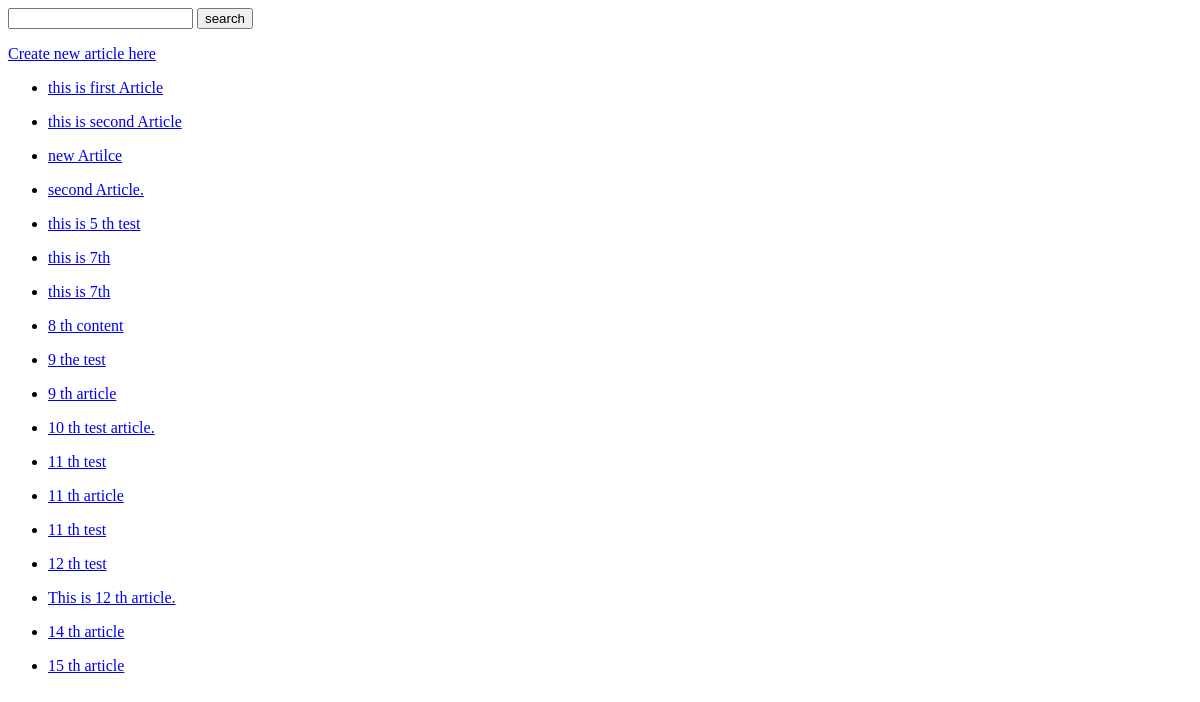
Before: / with the older database file.
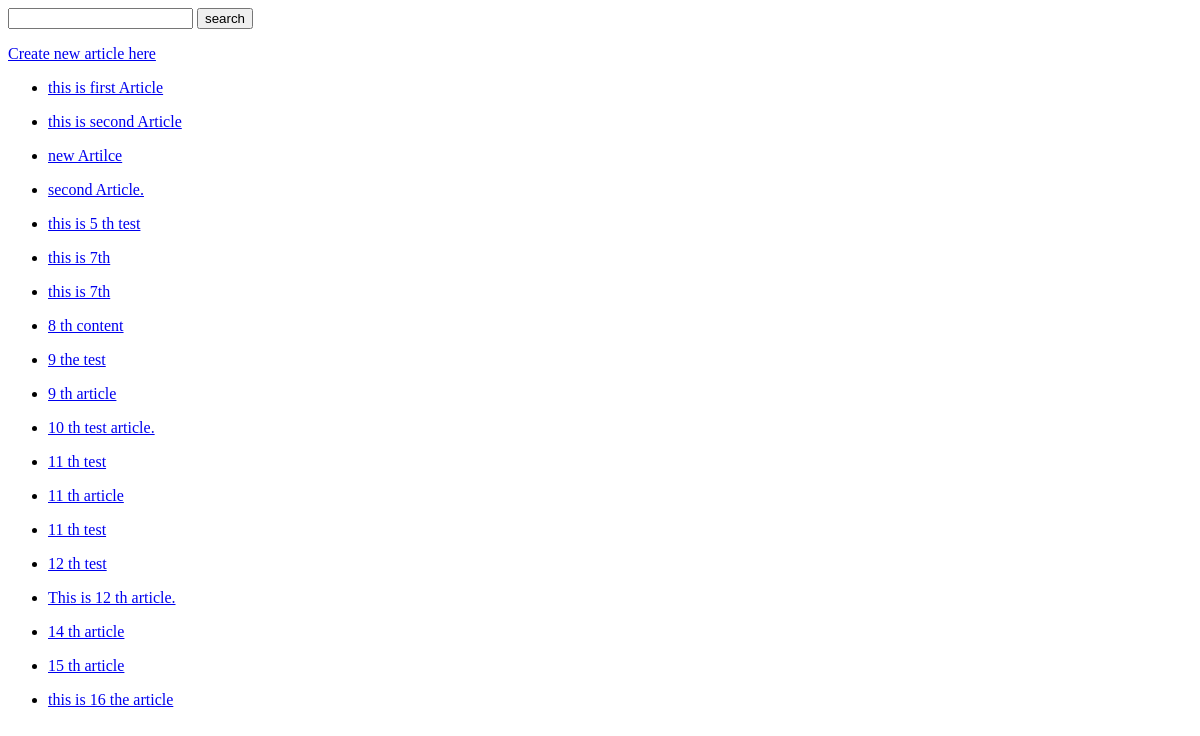
After: the same page with the newer database file.
### articles/models.py (models this page shows, shortened)
class Article(models.Model):
    title = models.CharField(max_length=250)
    slug = models.SlugField(blank=True,null=True)
    content = models.TextField()
    timestamp = models.DateTimeField(auto_now_add=True)
    updated = models.DateTimeField(auto_now=True)
    publish = models.DateField(auto_now_add=False,auto_now=False,null=True,blank=True)

### articles/views.py (the view)
# urls.py: path('',views.list_article,name='list_article'),
def list_article(request):
    articles = Article.objects.all()
    return render(
        request,
        'list.html',
        {
            'articles' : articles
        }
    )

### templates/list.html (shortened to what this page needs)
{% extends "base.html" %}
{% block content %}
   <p>
    <a href="{% url 'articles:create' %}">Create new article here</a>
   </p>
   {% for article in  articles %}
       <ul>
         <li><a href="{% url 'articles:detail' article.id %}">{{ article.title }}</a></li>
       </ul>
   {% endfor %}
{% endblock content %}

### templates/base.html (shortened to what this page needs)
<!DOCTYPE html>
<html lang="en">
<head>
</head>
<body>
    <form action="{% url 'articles:search' %}" method="GET">
        <input type='text' name='q'>
        <input type='submit' value="search">
    </form>
    {% block content %}
    {% endblock content %}
</body>
</html>

Changed rows visible on the page:
added Article: title "this is 16 the article"
